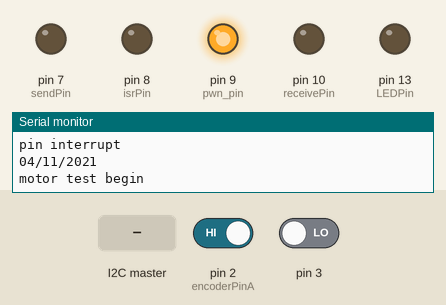
A sketch run on a simulated Arduino Uno, built with avr-gcc and run on an emulated ATmega328P. Parts: output pins drawn as LEDs (lit = HIGH), the last lines printed to the serial monitor. Inputs (shaded band) come from the test bench; at power-on: pin 2 (encoderPinA) HIGH, pin 3 LOW.

Above: at 0.1 s.
At 1.7 s:
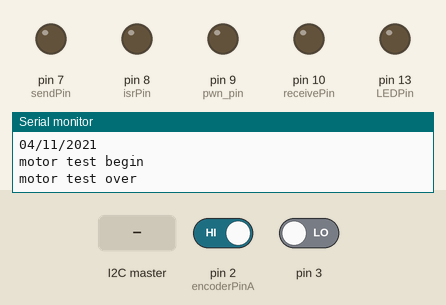
1.8 s: the I2C master sends the byte 1
Timing chart, 0 to 4.8 s (numbered marks = the images above; inputs shaded):
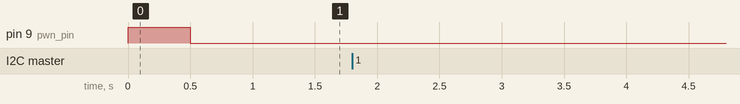

The sketch:

motor_control_pin_interrupt.ino
```cpp
#include <Wire.h>
int SLAVE_ADDRESS = 0x04;

// Todo:
// - add command motor
// - add encoder
// - change communication scheme
#define encoderPinA 2
#define encoderPinB 5

#define in_bytes 3
#define out_bytes 6
byte inArray[in_bytes];
byte outArray[out_bytes];
bool new_data;
int mypause = 1;

int pwn_pin = 9;
int in1 = 6;
int in2 = 4;

#define isrPin 8
#define sendPin 7
#define receivePin 10
#define triggerPin 12
#define LEDPin 13

int analogPin = 0;
int accel = 0;

int ISR_Happened;

//  encoder
volatile bool _EncoderBSet;
volatile long encoder_count = 0;


const byte mask = B11111000;
int prescale = 1;

int n;
int nIn;
int nISR;
int v1;
int v_out;

int inByte;
int fresh;
bool send_ser;

byte num_received;

int prevenc;
int posbreak;
int negbreak;

void command_motor(int speed){

  speed = mysat(speed);

  if (speed > 0){
    digitalWrite(in1, LOW);
    digitalWrite(in2, HIGH);
    analogWrite(pwn_pin, speed);
  }
  else if (speed < 0){
    digitalWrite(in1, HIGH);
    digitalWrite(in2, LOW);
    analogWrite(pwn_pin, abs(speed));
  }
  else {
    digitalWrite(in1, LOW);
    digitalWrite(in2, LOW);
    analogWrite(pwn_pin, 0);
  }
}


void setup()
{
  Serial.begin(115200);

  Serial.println("i2c motor control two arduinos");
  Serial.println("pin interrupt");
  Serial.println("04/11/2021");
  Serial.print("\n");

  Wire.begin(SLAVE_ADDRESS);
  Wire.onReceive(read_all_bytes);
  Wire.onRequest(sendData);
  Wire.setClock(100000);//<-- is this actually bad for a secondary device?

  //Serial1.begin(115200);

  send_ser = false;


  for(int i=0;i<out_bytes;i++){
    outArray[i] = i;
  }


  pinMode(isrPin, OUTPUT);
  pinMode(sendPin, OUTPUT);
  pinMode(receivePin, OUTPUT);
  pinMode(triggerPin, OUTPUT);
  pinMode(LEDPin, OUTPUT);

  digitalWrite(isrPin, LOW);
  digitalWrite(receivePin, LOW);
  digitalWrite(triggerPin, LOW);
  digitalWrite(sendPin, LOW);
  digitalWrite(LEDPin, LOW);

  // encoder
  pinMode(encoderPinA, INPUT);
  pinMode(encoderPinB, INPUT);
  // turn on pullup resistors
  digitalWrite(encoderPinA, HIGH);
  digitalWrite(encoderPinB, HIGH);

  // encoder pin on interrupt 0 (pin 2)
  attachInterrupt(0, doEncoder, RISING);
  attachInterrupt(1, pinISR, CHANGE);

  Serial.println("motor test begin");
  command_motor(255);
  delay(500);
  command_motor(0);
  Serial.println("motor test over");
}

unsigned char getsecondbyte(int input){
    unsigned char output;
    output = (unsigned char)(input >> 8);
    return output;
}


int reassemblebytes(unsigned char msb, unsigned char lsb){
    int output;
    output = (int)(msb << 8);
    output += lsb;
    return output;
}

int readtwobytes(void){
    unsigned char msb, lsb;
    int output;
    int iter = 0;
    while (Serial.available() <2){
      iter++;
      if (iter > 1e5){
	break;
      }
    }
    msb = Serial.read();
    lsb = Serial.read();
    output = reassemblebytes(msb, lsb);
    return output;
}

void SendTwoByteInt(int intin){
    unsigned char lsb, msb;
    lsb = (unsigned char)intin;
    msb = getsecondbyte(intin);
    Serial.write(msb);
    Serial.write(lsb);
}

int mysat(int vin){
  int mymax = 255;
  int mymin = -255;
  int vout;

  if ( vin > mymax ){
    vout = mymax;
  }
  else if ( vin < mymin ){
    vout = mymin;
  }
  else{
    vout = vin;
  }

  return(vout);
}

void mynewline(){
  Serial.print('\n');
}

void print_int_with_label(char * label, int val){
  Serial.print(label);
  Serial.print(val);
}

void print_int_with_comma(int val){
  Serial.print(val);
  Serial.print(",");
}

void print_int_with_newline(int val){
  Serial.print(val);
  mynewline();
}


void loop()
{
  unsigned char lsb, msb;

  if ( new_data ){
    new_data = false;
    Serial.println("new data");
    if (inArray[0] == 1){
      Serial.print("#start new test");
      nISR = 0;
      ISR_Happened = 0;
      encoder_count = 0;
      mypause = 1;//wait until first ISR read from RPi to increment the ISR n counter
      TCNT2  = 0;//reset timer count to sync both Arduinos
    }
    else if (inArray[0] == 2){
      // test over
      v1 = 0;
    }
    else if (inArray[0] == 7){
      ISR_Happened = 0;
      //digitalWrite(handshake_pin, LOW);
    }
    else if (inArray[0] == 30){
      v1 = reassemblebytes(inArray[1],inArray[2]);
      Serial.println(v1);
      command_motor(v1);
    }
    //Serial.print(inArray[0]);
    //Serial.print(",");
    //Serial.print(inArray[1]);
    //Serial.print(",");
    //Serial.print(inArray[2]);
    //Serial.print('\n');
    //Serial.print(nISR);
    //Serial.print(",");
    //Serial.println(v1);
  }

  unsigned char n_lsb, n_msb;
  unsigned char e_lsb, e_msb;

  if (ISR_Happened > 0){
    ISR_Happened = 0;

    n_lsb = (unsigned char)nISR;
    n_msb = getsecondbyte(nISR);

    outArray[0] = n_msb;
    outArray[1] = n_lsb;

    e_lsb = (unsigned char)encoder_count;
    e_msb = getsecondbyte(encoder_count);

    outArray[2] = e_msb;
    outArray[3] = e_lsb;

    //if (mypause == 0){
    if (false){
      print_int_with_comma(n_msb);
      print_int_with_comma(n_lsb);
      print_int_with_comma(e_msb);
      print_int_with_newline(e_lsb);
    }

    //digitalWrite(sendPin, LOW);
  }
}


// Interrupt service routines for the right motor's quadrature encoder
void doEncoder()
{
  // Test transition; since the interrupt will only fire on 'rising' we don't need to read pin A
  //n++;

  _EncoderBSet = digitalRead(encoderPinB);   // read the input pin

  // and adjust counter + if A leads B
  if (_EncoderBSet){
    encoder_count ++;
  }
  else {
    encoder_count --;
  }
}

void read_all_bytes(int numBytes){
  //digitalWrite(receivePin, HIGH);
  for(int i=0;i<numBytes;i++){
    inArray[i] = Wire.read();
  }
  new_data = true;
  //digitalWrite(receivePin, LOW);
}

void sendData(){
  //digitalWrite(sendPin, HIGH);
  Wire.write(outArray,sizeof(outArray));
  //if (ISR_Happened == 1){
  //    digitalWrite(handshake_pin, HIGH);
  //}
  mypause = 0;
  //digitalWrite(sendPin, LOW);
}

/* void sendData(){ */
/*   //Wire.write(ISR_Happened); */
/*   //while( ISR_Happened == 0){};//wait */
/*   Wire.write(nISR); */
/*   if (ISR_Happened == 1){ */
/*       digitalWrite(handshake_pin, HIGH); */
/*   } */
/*   mypause = 0; */
/* } */


void pinISR()
{
  digitalWrite(isrPin, HIGH);
  //Serial.println("pinISR");
  ISR_Happened = 1;
  if (mypause == 0){
    nISR++;
  }
  //analogWrite(pwmA, v1);
  //v_out = v1*v1;
  command_motor(v1);
  //accel = analogRead(analogPin);
  digitalWrite(isrPin, LOW);
}
```
